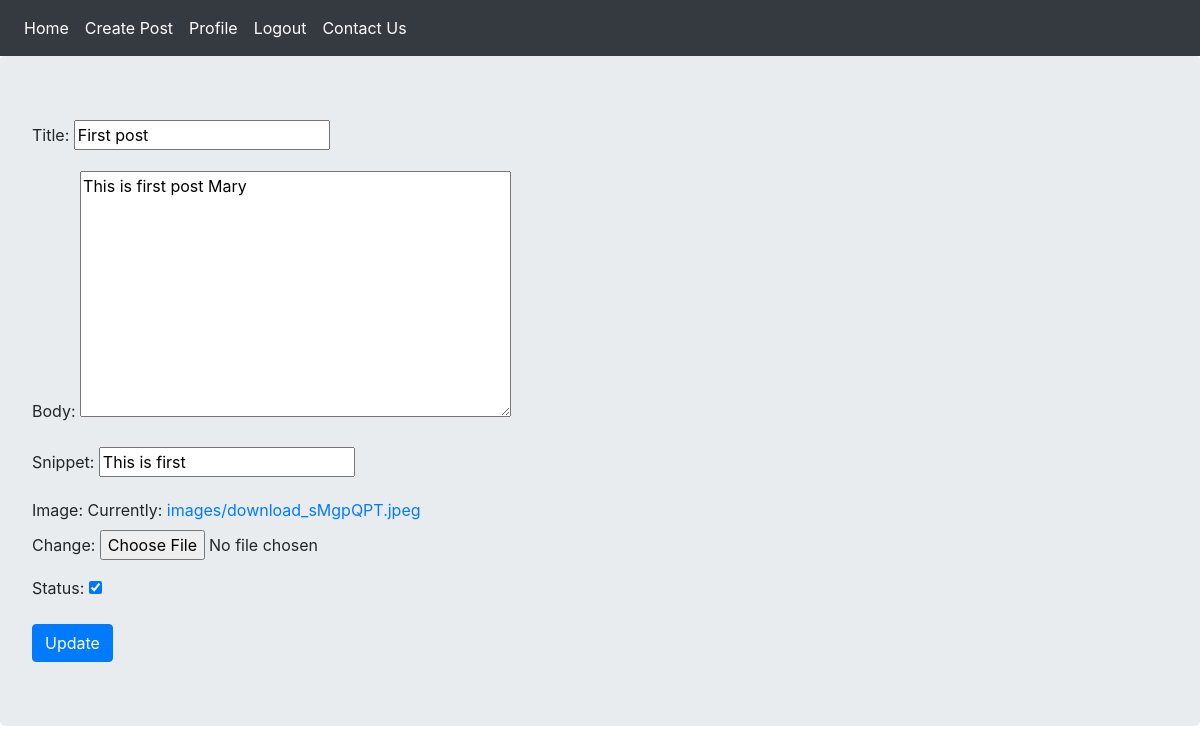
The page /post_update/7/ (signed in) on the database its author committed.
### blog/models.py (models this page shows, shortened)
class Post(models.Model):
    user = models.ForeignKey(User, on_delete=models.CASCADE)
    title = models.CharField(max_length=250)
    body = RichTextField()
    snippet = models.CharField(max_length=300)
    image = models.ImageField(upload_to='images/')
    publish = models.DateTimeField(default=timezone.now)
    created = models.DateTimeField(auto_now_add=True)
    updated = models.DateTimeField(auto_now=True)
    status = models.BooleanField(default=False)
    class Meta:
        ordering = ['-publish']

### blog/views.py (the view, shortened to what this page needs)
# urls.py: path('post_update/<int:post_id>/', views.PostUpdate.as_view(), name='post_update'),
class PostUpdate(AuthorAccessMixin, View):
    template_name = 'blog/post_update.html'
    form_class = PostCreateForm
    def get(self, request, post_id):
        post = get_object_or_404(Post, id=post_id)
        form = self.form_class(instance=post)
        return render(request, self.template_name, {'form':form,})

### blog/forms.py
class PostCreateForm(forms.ModelForm):
    class Meta:
        model = Post
        fields = ['title', 'body', 'snippet', 'image', 'status']

### blog/mixins.py (called while the page is built)
    def dispatch(self, request, post_id, *args, **kwargs):
        post = get_object_or_404(Post, pk=post_id)
        if request.user.is_authenticated:
            if request.user.is_admin or request.user.username == post.user.username:
                return super().dispatch(request, post_id, *args, **kwargs)
            else:
                return redirect('accounts:profile',  request.user.id )
        else:
            return redirect('accounts:login')

### blog/templates/blog/post_update.html (shortened to what this page needs)
{% extends 'base.html' %}
{% block content %}
    <form action="" method="post" enctype="multipart/form-data">
        {{ form.as_p }}
        <input type="submit" value="Update" class="btn btn-primary">
    </form>
{% endblock %}

### rows shown on the page
Post: title "First post", body "This is first post Mary", snippet "This is first", status "☑"
